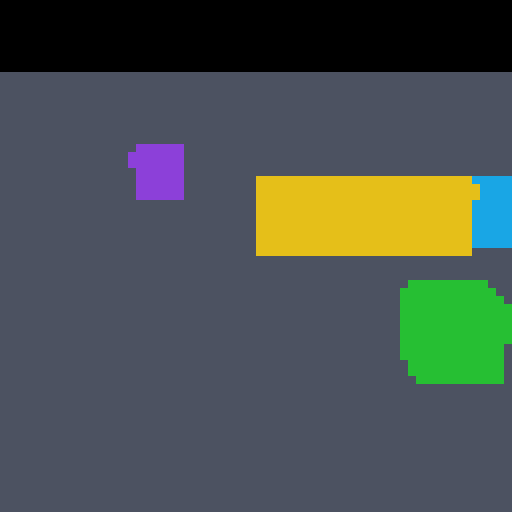

This chart was generated by the following Python code:
import sys

import mujoco
import numpy as np
from PIL import Image

XML = sys.argv[1] if len(sys.argv) > 1 else "scene/arm_blocks.xml"
OUT = "bench/preview.png"
SIZE = 64          # what the pipeline captures; keep the palette count honest
SETTLE_STEPS = 100  # let the blocks come to rest before looking
ZOOM = 8           # ponytail: 64px is unviewable, so the PNG is upscaled nearest-neighbour
                   # while the colour count uses the original pixels

model = mujoco.MjModel.from_xml_path(XML)

buf_w, buf_h = model.vis.global_.offwidth, model.vis.global_.offheight
assert buf_w >= SIZE and buf_h >= SIZE, \
    f"offscreen buffer {buf_w}x{buf_h} is smaller than {SIZE}: set <visual><global offwidth/offheight>"

gl = mujoco.GLContext(buf_w, buf_h)
gl.make_current()

ctx = mujoco.MjrContext(model, mujoco.mjtFontScale.mjFONTSCALE_150)
mujoco.mjr_setBuffer(mujoco.mjtFramebuffer.mjFB_OFFSCREEN, ctx)
assert ctx.currentBuffer == mujoco.mjtFramebuffer.mjFB_OFFSCREEN, "offscreen buffer not selected"

data = mujoco.MjData(model)
for _ in range(SETTLE_STEPS):
    mujoco.mj_step(model, data)

cam = mujoco.MjvCamera()
if model.ncam:
    # Preview what the dataset will see: the first named camera, not the free camera.
    cam.type = mujoco.mjtCamera.mjCAMERA_FIXED
    cam.fixedcamid = 0
    which = mujoco.mj_id2name(model, mujoco.mjtObj.mjOBJ_CAMERA, 0)
else:
    mujoco.mjv_defaultFreeCamera(model, cam)
    which = "free camera (no <camera> in scene)"

opt = mujoco.MjvOption()
mujoco.mjv_defaultOption(opt)
# Defaults already have every decoration off (contact dots, joint axes, COM, actuators).
# Do not zero the whole array: that clears mjVIS_STATIC and worldbody geoms stop drawing.
# mjVIS_TEXTURE stays on deliberately, so a textured material shows up in the colour count.

scene = mujoco.MjvScene(model, maxgeom=1000)
mujoco.mjv_updateScene(model, data, opt, None, cam, mujoco.mjtCatBit.mjCAT_ALL, scene)

viewport = mujoco.MjrRect(0, 0, SIZE, SIZE)
mujoco.mjr_render(viewport, scene, ctx)
mujoco.mjr_finish()

rgb = np.empty((SIZE, SIZE, 3), dtype=np.uint8)
mujoco.mjr_readPixels(rgb, None, viewport, ctx)
assert rgb.max() > 0, "framebuffer empty - nothing rendered"

colours = np.unique(rgb.reshape(-1, 3), axis=0)
verdict = "ok" if len(colours) <= 24 else "OVER 24"
print(f"{XML}  via {which}")
print(f"{SIZE}x{SIZE}  offsamples={model.vis.quality.offsamples} "
      f"shadowsize={model.vis.quality.shadowsize}  colours={len(colours)} {verdict}")
if len(colours) <= 24:
    for c in colours:
        print("   ", tuple(int(v) for v in c))

Image.fromarray(np.flipud(rgb)).resize((SIZE * ZOOM, SIZE * ZOOM), Image.NEAREST).save(OUT)
print("wrote", OUT)
